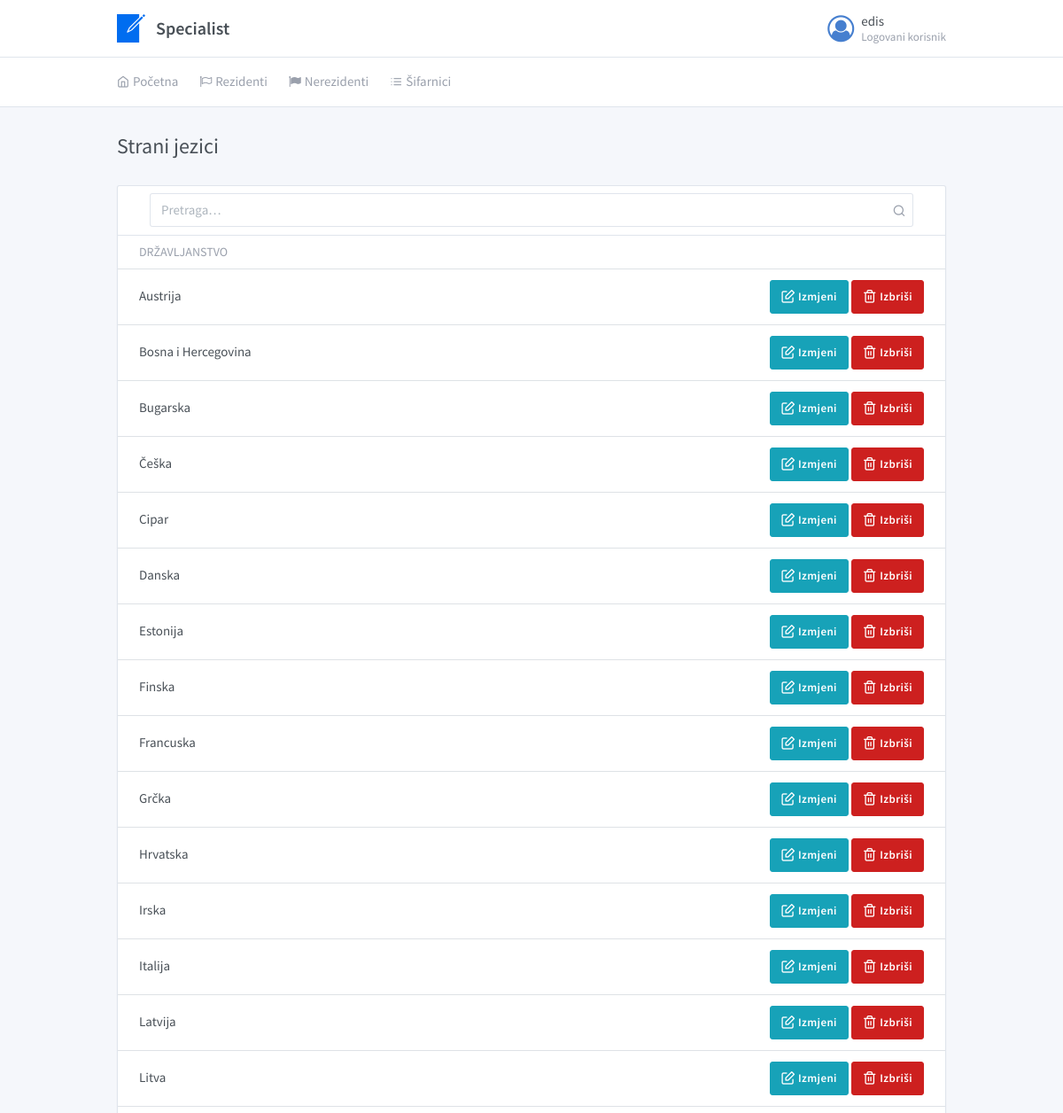
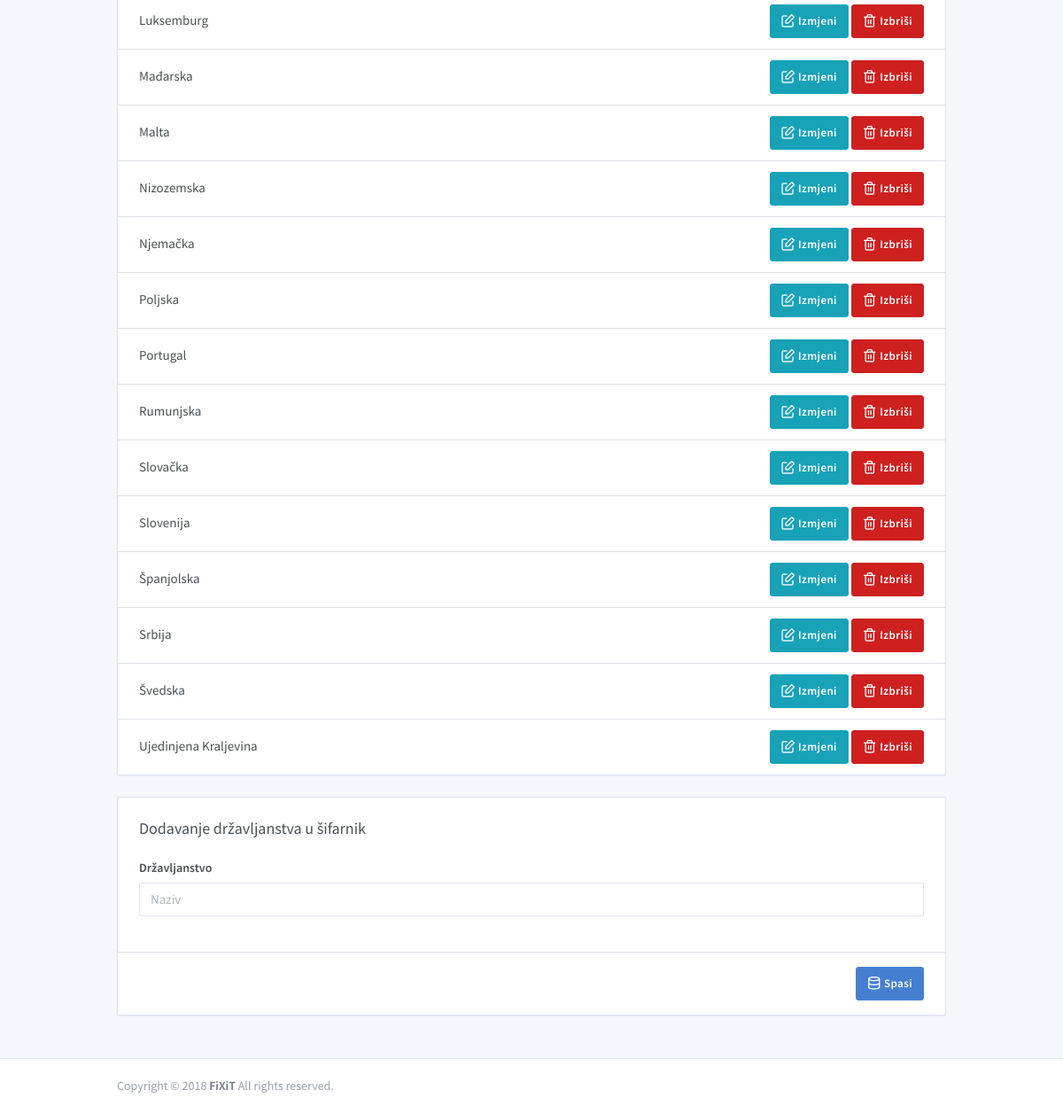
The page /drzavljanstva.php (signed in) on the database its author committed (2 pictures, top to bottom).
### tables this page shows
CREATE TABLE `drzavljanstva` (
  `d_id` int(11) NOT NULL,
  `d_title` varchar(255) NOT NULL
);

### resources/functions.php (the view, shortened to what this page needs)
<?php
	function query($sql)
	{
        global $connection;
		return mysqli_query($connection, $sql);
	}
	function fetch_array($result)
	{
		return mysqli_fetch_array($result);
	}
	function lista_drzavljanstava()
	{
		$category_query = query("SELECT d_id, d_title FROM drzavljanstva ORDER BY d_title ASC");
		while($row = fetch_array($category_query))
		{
			$d_id = $row['d_id'];
			echo '
					<tr>
						<td>'.htmlentities($row["d_title"]).'</td>
						<td class="text-right">
                            <a class="btn btn-cyan" href="edit_drzavljanstvo.php?id='.htmlentities($row["d_id"]).'">
						    <i class="fe fe-edit"></i> Izmjeni
                            </a>
                            <a class="btn btn-danger" onClick="deleteme('.$d_id.')" style="color:#fff;">
						    <i class="fe fe-trash-2"></i> Izbriši
                            </a>
						</td>
					</tr>
                    <script language="javascript">
                        function deleteme(delid)
                        {
                            if(confirm("Jeste li sigurni?"))
                            {
                            window.location.href="../resources/templates/back/delete_drzavljanstvo.php?id=" + delid;
                            return true;
                            }
                        }
                    </script>
                    ';
		}
	}
?>

### rows shown on the page
drzavljanstva: d_title "Austrija"
drzavljanstva: d_title "Bosna i Hercegovina"
drzavljanstva: d_title "Bugarska"
drzavljanstva: d_title "Češka"
drzavljanstva: d_title "Cipar"
drzavljanstva: d_title "Danska"
drzavljanstva: d_title "Estonija"
drzavljanstva: d_title "Finska"
drzavljanstva: d_title "Francuska"
drzavljanstva: d_title "Grčka"
drzavljanstva: d_title "Hrvatska"
drzavljanstva: d_title "Irska"
drzavljanstva: d_title "Italija"
drzavljanstva: d_title "Latvija"
drzavljanstva: d_title "Litva"
drzavljanstva: d_title "Luksemburg"
drzavljanstva: d_title "Mađarska"
drzavljanstva: d_title "Malta"
drzavljanstva: d_title "Nizozemska"
drzavljanstva: d_title "Njemačka"
drzavljanstva: d_title "Poljska"
drzavljanstva: d_title "Portugal"
drzavljanstva: d_title "Rumunjska"
drzavljanstva: d_title "Slovačka"
drzavljanstva: d_title "Slovenija"
drzavljanstva: d_title "Španjolska"
drzavljanstva: d_title "Srbija"
drzavljanstva: d_title "Švedska"
drzavljanstva: d_title "Ujedinjena Kraljevina"

### other values the page prints
$_SESSION['username'] "edis"
